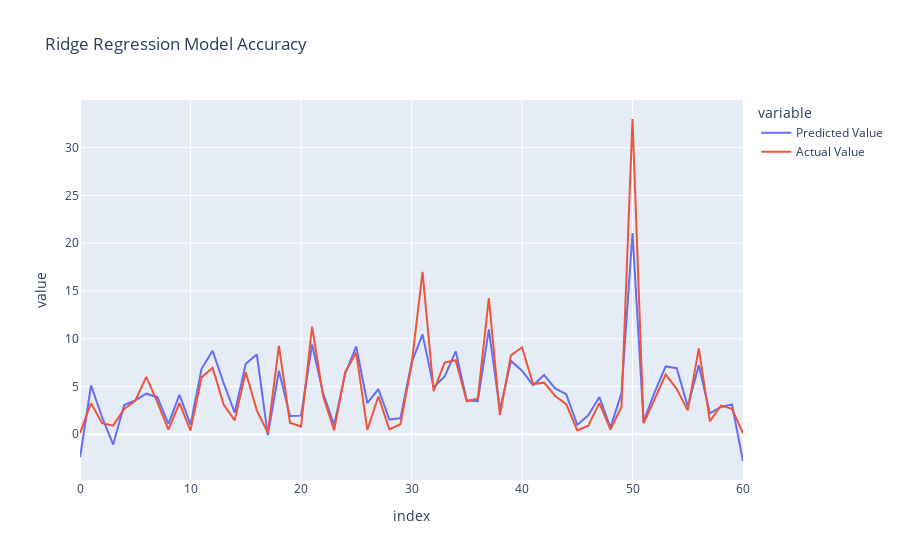

This figure's notebook cell:
### Markdown cell above
### Ridge Model

### Code cell
Ridge_Model = Ridge()
Ridge_Model.fit(X_train,Y_train)
Y_pred = Ridge_Model.predict(X_test)
df = pd.DataFrame([performance_report(Y_test,Y_pred,'Ridge Regression')])
print_perf(df)
Performance_Report = pd.concat([Performance_Report,df])
MODEL.append(Ridge_Model)
accuracy_plot(Y_test,Y_pred,'Ridge Regression')

### Figure 1 — Plotly figure (JSON) as saved in the notebook; plotly's stock layout.template omitted (floating-point values rounded to 4 significant figures)
{"data": [{"hovertemplate": "variable=Predicted Value<br>index=%{x}<br>value=%{y}<extra></extra>", "legendgroup": "Predicted Value", "line": {"color": "#636efa", "dash": "solid"}, "marker": {"symbol": "circle"}, "mode": "lines", "name": "Predicted Value", "orientation": "v", "showlegend": true, "type": "scatter", "x": [0, 1, 2, 3, 4, 5, 6, 7, 8, 9, 10, 11, 12, 13, 14, 15, 16, 17, 18, 19, 20, 21, 22, 23, 24, 25, 26, 27, 28, 29, 30, 31, 32, 33, 34, 35, 36, 37, 38, 39, 40, 41, 42, 43, 44, 45, 46, 47, 48, 49, 50, 51, 52, 53, 54, 55, 56, 57, 58, 59, 60], "xaxis": "x", "y": [-2.41, 5.102, 1.781, -1.077, 3.063, 3.543, 4.242, 3.877, 1.074, 4.116, 1.006, 6.845, 8.735, 5.35, 2.248, 7.374, 8.352, -0.1277, 6.647, 1.899, 1.946, 9.385, 4.301, 0.9617, 6.352, 9.185, 3.263, 4.718, 1.532, 1.685, 7.469, 10.46, 4.905, 6.044, 8.677, 3.561, 3.462, 10.97, 2.504, 7.666, 6.647, 5.136, 6.197, 4.795, 4.185, 0.9745, 1.981, 3.902, 0.6911, 4.277, 21.07, 1.318, 4.383, 7.092, 6.91, 2.915, 7.224, 2.191, 2.847, 3.108, -2.804], "yaxis": "y"}, {"hovertemplate": "variable=Actual Value<br>index=%{x}<br>value=%{y}<extra></extra>", "legendgroup": "Actual Value", "line": {"color": "#EF553B", "dash": "solid"}, "marker": {"symbol": "circle"}, "mode": "lines", "name": "Actual Value", "orientation": "v", "showlegend": true, "type": "scatter", "x": [0, 1, 2, 3, 4, 5, 6, 7, 8, 9, 10, 11, 12, 13, 14, 15, 16, 17, 18, 19, 20, 21, 22, 23, 24, 25, 26, 27, 28, 29, 30, 31, 32, 33, 34, 35, 36, 37, 38, 39, 40, 41, 42, 43, 44, 45, 46, 47, 48, 49, 50, 51, 52, 53, 54, 55, 56, 57, 58, 59, 60], "xaxis": "x", "y": [0.12, 3.25, 1.15, 0.9, 2.65, 3.5, 6, 3.35, 0.48, 3.25, 0.38, 5.95, 6.95, 3.1, 1.45, 6.5, 2.5, 0.15, 9.25, 1.2, 0.8, 11.25, 4, 0.4, 6.5, 8.55, 0.45, 3.95, 0.51, 1.05, 7.2, 17, 4.5, 7.5, 7.75, 3.45, 3.75, 14.25, 2, 8.25, 9.1, 5.25, 5.4, 4, 3.15, 0.4, 0.9, 3.25, 0.5, 2.85, 33, 1.15, 3.65, 6.25, 4.75, 2.5, 8.99, 1.35, 3, 2.65, 0.1], "yaxis": "y"}], "layout": {"legend": {"title": {"text": "variable"}, "tracegroupgap": 0}, "title": {"text": "Ridge Regression Model Accuracy"}, "xaxis": {"anchor": "y", "domain": [0, 1], "title": {"text": "index"}}, "yaxis": {"anchor": "x", "domain": [0, 1], "title": {"text": "value"}}}}
